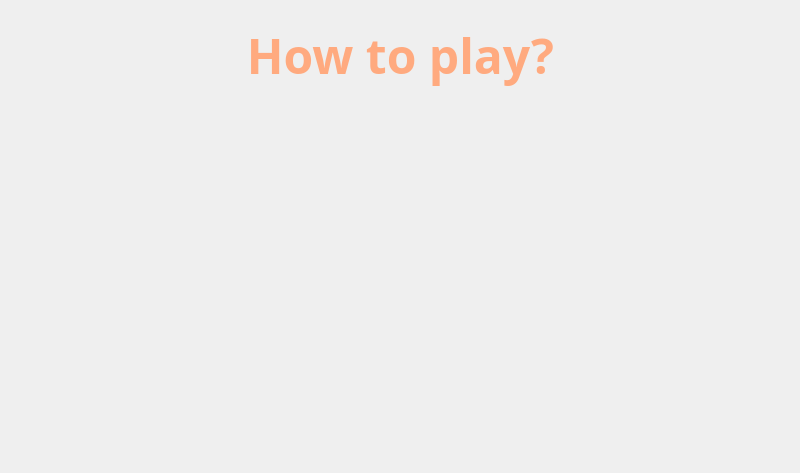
<?xml version="1.0" encoding="UTF-8"?>
<ui version="4.0">
 <class>rules</class>
 <widget class="QDialog" name="rules">
  <property name="geometry">
   <rect>
    <x>0</x>
    <y>0</y>
    <width>800</width>
    <height>473</height>
   </rect>
  </property>
  <property name="windowTitle">
   <string>Rules</string>
  </property>
  <property name="windowIcon">
   <iconset resource="images.qrc">
    <normaloff>:/icons/img/Rules.png</normaloff>:/icons/img/Rules.png</iconset>
  </property>
  <property name="styleSheet">
   <string notr="true">border-image: url(:/backgrounds/img/rules_background.png);
background-position: center;</string>
  </property>
  <widget class="QLabel" name="label_2">
   <property name="geometry">
    <rect>
     <x>0</x>
     <y>20</y>
     <width>801</width>
     <height>71</height>
    </rect>
   </property>
   <property name="font">
    <font>
     <family>Segoe UI Semibold</family>
     <pointsize>36</pointsize>
     <bold>true</bold>
    </font>
   </property>
   <property name="layoutDirection">
    <enum>Qt::LeftToRight</enum>
   </property>
   <property name="autoFillBackground">
    <bool>false</bool>
   </property>
   <property name="styleSheet">
    <string notr="true">border-image: url(:/backgrounds/img/clear.png);
color: rgb(255, 170, 127);</string>
   </property>
   <property name="frameShape">
    <enum>QFrame::NoFrame</enum>
   </property>
   <property name="lineWidth">
    <number>0</number>
   </property>
   <property name="text">
    <string>How to play?</string>
   </property>
   <property name="textFormat">
    <enum>Qt::AutoText</enum>
   </property>
   <property name="scaledContents">
    <bool>false</bool>
   </property>
   <property name="alignment">
    <set>Qt::AlignCenter</set>
   </property>
   <property name="wordWrap">
    <bool>false</bool>
   </property>
   <property name="textInteractionFlags">
    <set>Qt::NoTextInteraction</set>
   </property>
  </widget>
 </widget>
 <resources>
  <include location="images.qrc"/>
 </resources>
 <connections/>
</ui>
